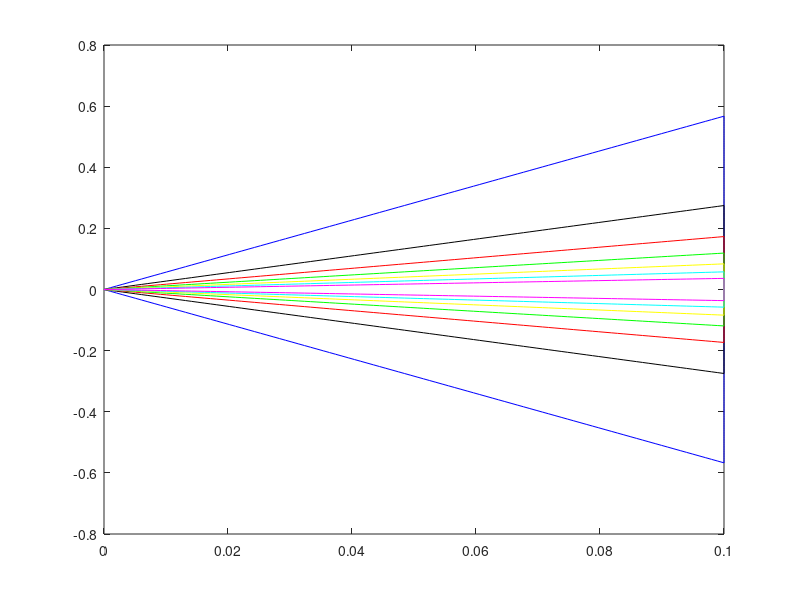
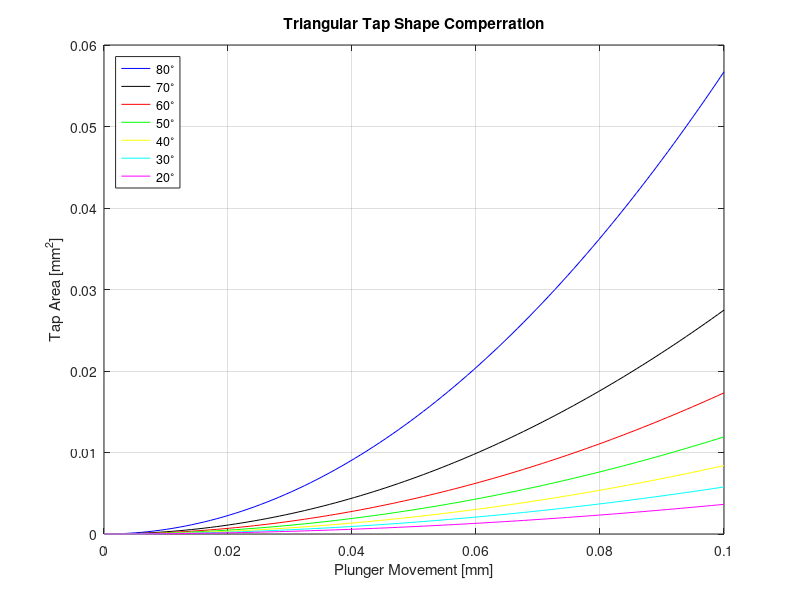

MATLAB code to generate these figures, in order:
%% MATLAB Initialization
format compact
close all
clc
%% Paramaters
deformation = 0.1; %[mm] Plunger maximum movement
angles_vec = [80 70 60 50 40 30 20]; % [deg] 
leg_vec = ['b' 'k' 'r' 'g' 'y' 'c' 'm'];
for j=1:length(angles_vec)
w = angles_vec(j); %[deg] Half traingle top angle 
deg=deg2rad(w); 
x=deformation/cos(deg);% [mm] Vertex length as function of plunger deformation and triangle angle
a = [0,0]; % Triangle 1st edge
b = [x*cos(deg),x*sin(deg)]; % Triangle 2nd edge
c = [x*cos(deg),0];% Triangle 3rd edge
base = linspace(0,max(b(1)));
line = polyfit([a(1),b(1)],[a(2),b(2)],1);

figure(1) %Plotting triangle shape
color = leg_vec(j);
plot(base,polyval(line,base),color)
hold on
plot(base,-1*polyval(line,base),color)
hold on
plot(0.1*ones(1,100),linspace(0,b(2)),color)
hold on
plot(0.1*ones(1,100),-1*linspace(0,b(2)),color)
hold on

tri_func = @(d) line(1).*d + line(2);

 for i = 1:length(base)
     tri_area(i) = integral(tri_func,0,base(i));
     
 end
 figure(2)
 plot(base,2.*tri_area,color)
 hold on
end
% hold off
xlabel('Plunger Movement [mm]')
ylabel('Tap Area [mm^2]')
grid on
title('Triangular Tap Shape Comperration')

legend('80^{\circ}','70^{\circ}','60^{\circ}','50^{\circ}','40^{\circ}','30^{\circ}','20^{\circ}','location','northwest')